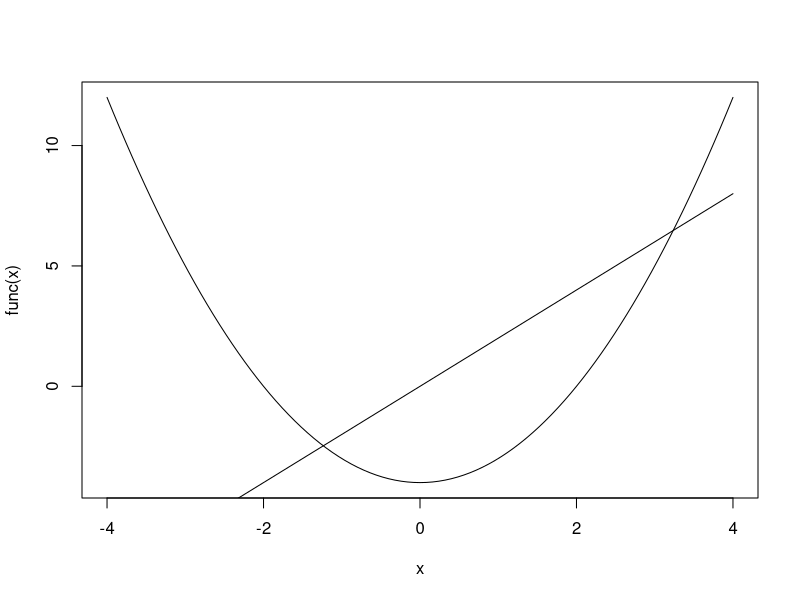

Source code (R): (Note: this script raises an error after producing the figure.)
f <- expression(x**2 - 4)
df <- D(f, "x")
x <- -4:4
eval(f)
eval(df)

func <- function(x) eval(f)
func_linha <- function(x) eval(df)

func(c(-4,-2,0,2,4))
func_linha(c(-4,-2,0,2,4))

curve(func, from = -4, to = 4)
curve(func_linha, from = -4, to = 4, add = T)

genD(x**2 - 4, 2)$D[1]
genD(pnorm, 0)$D

newton_rapson <- function(x0, fx, f_x, max_iter = 10, erro_min = 1E-6){
  # Calculando erro inicial
  erro <- fx(x0)
  # Variável para controlar as iterações
  i <- 1
  # Definindo os criterios de parada quando o erro menor que o erro mínimo e i
  # for maior que o máximo de iterações
  while((abs(erro) >= erro_min) & (i < max_iter)){
    # Avançando uma iteração
    i <- i + 1
    # calculando a derivada
    derivada <- f_x(x0[i-1])
    # Retornando um erro quando a derivada for zero
    if(derivada == 0) return("Erro - derivada zerada")
    # Calculando o próximo valor
    x0[i] <- x0[i-1] - (fx(x0[i-1])/derivada)
    # calculando o erro atual
    erro <- fx(x0[i])
  }
  return(list("Resultado" = x0[i],
              "Erro" = erro,
              "Raiz" = fx(x0[i]),
              "Qte_Iteracoes" = i-1))
}

newton_rapson(5, function(x) x**3 - (2*x) - 5, function(x) 3*(x**2) - 2, max_iter = 100)
newton_rapson(1000, function(x) x**3 - (2*x) - 5, function(x) 3*(x**2) - 2, max_iter = 100)

newton_rapson(5, function(x) exp(2*x) - x - 6, function(x) 2*exp(2*x) - 1, max_iter = 1000)

newton_rapson(2, function(x) exp(2*x) - x - 6, function(x) 2*exp(2*x) - 1, max_iter = 1000)

uniroot(function(x) exp(2*x) - x - 6, c(-2, 2), tol = 1E-6)

qfunc <- function(p, x0, Fx, fx){
  unlist(lapply(p, function(pi) 
    newton_rapson(x0, function(x) Fx(x) - pi, function(x) fx(x))$Resultado))
}

